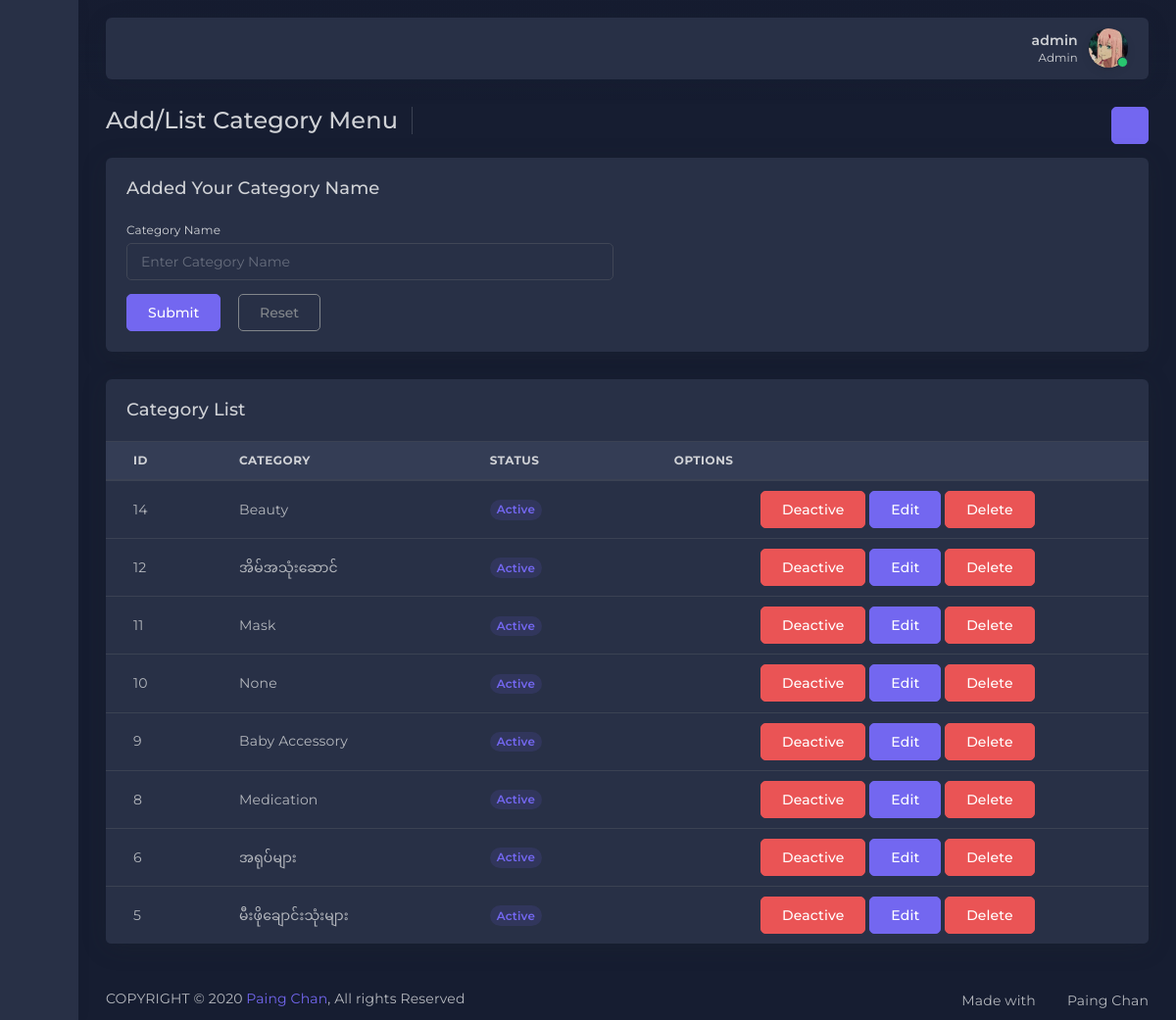
/admin/add_categories.php (signed in), run on the app's committed database.
### tables this page shows
CREATE TABLE `add_category` (
  `cat_id` int(11) NOT NULL,
  `cat_name` varchar(255) NOT NULL,
  `status` tinyint(4) NOT NULL
);

### admin/function/functions.php (called while the page is built, shortened)
<?php
function view_category()
{
    global $con;
    $sql = "SELECT * FROM add_category order by cat_id desc ";
    return mysqli_query($con,$sql);
}
?>

### admin/add_categories.php (the view, shortened to what this page needs)
<?php require_once 'inc/header.php'; ?>
<?php
require_once 'inc/nav.php';
$value = view_category();
?>
    <div class="app-content content ">
        <div class="content-wrapper">
            <div class="content-header row">
                <div class="content-header-left col-md-9 col-12 mb-2">
                    <div class="row breadcrumbs-top">
                        <div class="col-12">
                            <h2 class="content-header-title float-left mb-0">Add/List Category Menu</h2>
                        </div>
                    </div>
                </div>
                <div class="content-header-right text-md-right col-md-3 col-12 d-md-block d-none">
                    <div class="form-group breadcrumb-right">
                        <div class="dropdown">
                            <button class="btn-icon btn btn-primary btn-round btn-sm dropdown-toggle" type="button" data-toggle="dropdown" aria-haspopup="true" aria-expanded="false"><i data-feather="grid"></i></button>
                        </div>
                    </div>
                </div>
            </div>
            <div class="content-body">
                <section id="multiple-column-form">
                    <div class="row">
                        <div class="col-12">
                            <div class="card">
                                <div class="card-header">
                                    <h4 class="card-title">Added Your Category Name</h4>
                                </div>
                                <div class="card-body">
                                    <form class="form" method="post" novalidate="novalidate" >
                                        <div class="row">
                                            <div class="col-md-6 col-12">
                                                <div class="form-group">
                                                    <label for="first-name-column">Category Name</label>
                                                    <input type="text" id="first-name-column" class="form-control" placeholder="Enter Category Name" name="category" />
                                                </div>
                                            </div>
                                            <div class="col-12">
                                                <button name="cat_btn" class="btn btn-primary mr-1">Submit</button>
                                                <button type="reset" class="btn btn-outline-secondary">Reset</button>
                                            </div>
                                        </div>
                                    </form>
                                </div>
                            </div>
                        </div>
                    </div>
                </section>
     <div class="row" id="basic-table">
                    <div class="col-12">
                        <div class="card">
                            <div class="card-header">
                                <h4 class="card-title">Category List</h4>
                            </div>
                            <div class="table-responsive">
                                <table class="table">
                                    <thead>
                                        <tr>
                                            <th>ID</th>
                                            <th>Category</th>
                                            <th>Status</th>
                                            <th>Options</th>
                                        </tr>
                                    </thead>
                                    <tbody>
                                    <?php
                                while($row = mysqli_fetch_assoc($value))
                            {
                                ?>
<tr>
                            <td><?php echo $row['cat_id']; ?></td>
                            <td><?php echo $row['cat_name']; ?></td>
                            <td>
                                         <?php
                                                if($row['status']==1)
                                                {
                                                    echo "<span class='badge badge-pill badge-light-primary mr-1'>Active</span>";
                                                }
                                                else
                                                {
                                                    echo "<span class='badge badge-pill badge-light-warning mr-1'>Pending</span";
                                                }
                                                ?>
                            </td>
                            <td class="text-center">
                                                <?php
                                                if($row['status']==1)
                                                {
                                                echo " <a href='add_categories.php?opr=deactive&id=".$row['cat_id']."'class='btn btn-danger' >Deactive</a>";
                                                }
                                                else
                                                {
                                                echo " <a href='add_categories.php?opr=active&id=".$row['cat_id']."'class='btn btn-success' >Active</a>";
                                                }
                                                ?>
                                                <a href="edit_category.php?id=<?php echo $row['cat_id'] ?>" class="btn btn-primary">Edit</a>
                                                <a href="del_category.php?id=<?php echo $row['cat_id'] ?>" class="btn btn-danger">Delete</a>
                            </td>
                                                </tr>
                            <?php
                        }
                        ?>
                                    </tbody>
                                </table>
                            </div>
                        </div>
                    </div>
                </div>
            </div>
        </div>
    </div>
    <?php require_once 'inc/footer.php'; ?>

### admin/app-assets/css/core/menu/menu-types/vertical-menu.css (style rules this page uses)
.vertical-layout.vertical-menu-modern.menu-collapsed .app-content, .vertical-layout.vertical-menu-modern.menu-collapsed .footer { margin-left : 80px; }

### data on the page
add_category: cat_id "14", cat_name "Beauty", status "Active"
add_category: cat_id "12", cat_name "အိမ်အသုံးဆောင်", status "Active"
add_category: cat_id "11", cat_name "Mask", status "Active"
add_category: cat_id "10", cat_name "None", status "Active"
add_category: cat_id "9", cat_name "Baby Accessory", status "Active"
add_category: cat_id "8", cat_name "Medication", status "Active"
add_category: cat_id "6", cat_name "အရုပ်များ", status "Active"
add_category: cat_id "5", cat_name "မီးဖိုချောင်းသုံးများ", status "Active"

### other printed values
$_SESSION['admin_name'] "admin"
